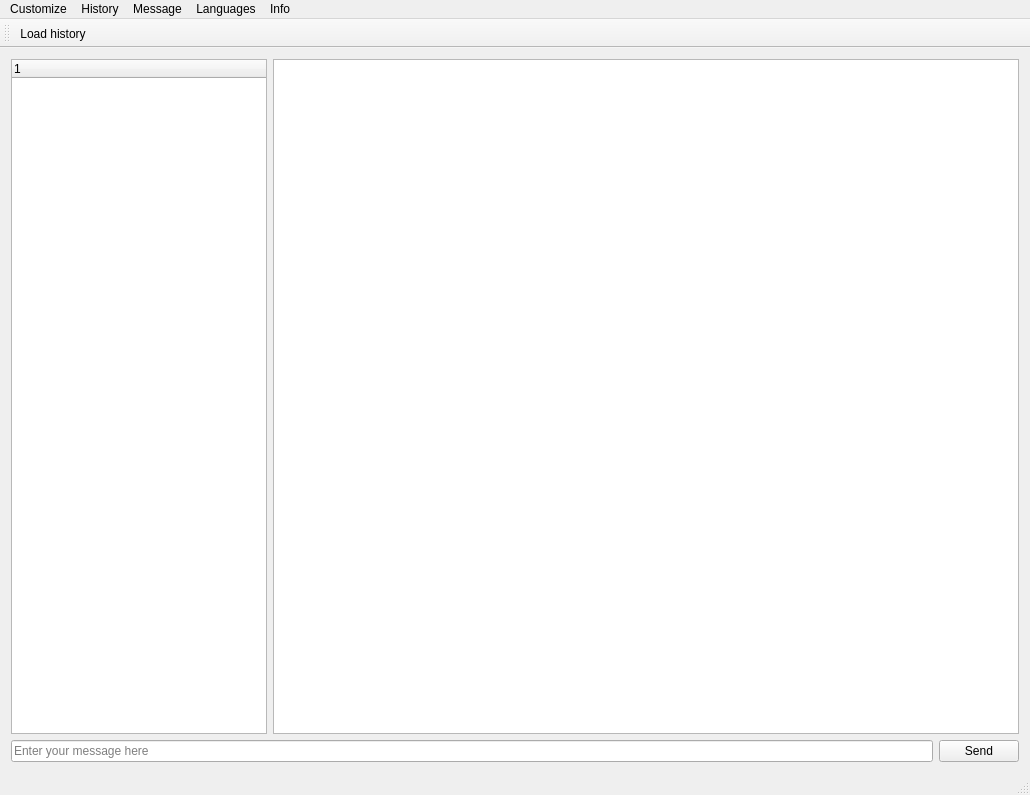
<?xml version="1.0" encoding="UTF-8"?>
<ui version="4.0">
 <class>ChatWindow</class>
 <widget class="QMainWindow" name="ChatWindow">
  <property name="geometry">
   <rect>
    <x>0</x>
    <y>0</y>
    <width>1030</width>
    <height>795</height>
   </rect>
  </property>
  <property name="windowTitle">
   <string extracomment="by tia">chApp</string>
  </property>
  <widget class="QWidget" name="centralWidget">
   <layout class="QGridLayout" name="gridLayout_2">
    <item row="0" column="0">
     <layout class="QGridLayout" name="gridLayout">
      <item row="1" column="1">
       <widget class="QPushButton" name="sendButton">
        <property name="text">
         <string>Send</string>
        </property>
       </widget>
      </item>
      <item row="1" column="0">
       <layout class="QHBoxLayout" name="horizontalLayout_2">
        <item>
         <widget class="QLineEdit" name="messageInput">
          <property name="placeholderText">
           <string>Enter your message here</string>
          </property>
         </widget>
        </item>
       </layout>
      </item>
      <item row="0" column="0" colspan="2">
       <layout class="QHBoxLayout" name="horizontalLayout" stretch="0,75">
        <item>
         <widget class="QTreeWidget" name="roomTree">
          <column>
           <property name="text">
            <string/>
           </property>
          </column>
         </widget>
        </item>
        <item>
         <widget class="QTextBrowser" name="messageHistory">
          <property name="font">
           <font>
            <family>Geeza Pro</family>
            <pointsize>15</pointsize>
           </font>
          </property>
          <property name="mouseTracking">
           <bool>false</bool>
          </property>
          <property name="acceptDrops">
           <bool>false</bool>
          </property>
          <property name="autoFillBackground">
           <bool>true</bool>
          </property>
          <property name="acceptRichText">
           <bool>false</bool>
          </property>
         </widget>
        </item>
       </layout>
      </item>
     </layout>
    </item>
   </layout>
  </widget>
  <widget class="QMenuBar" name="menuBar">
   <property name="geometry">
    <rect>
     <x>0</x>
     <y>0</y>
     <width>1030</width>
     <height>19</height>
    </rect>
   </property>
   <widget class="QMenu" name="menuCustomize">
    <property name="title">
     <string>Customize</string>
    </property>
    <widget class="QMenu" name="menuChange_theme">
     <property name="title">
      <string>Change theme</string>
     </property>
     <addaction name="actionDark"/>
     <addaction name="actionDefault"/>
     <addaction name="actionchApp"/>
     <addaction name="actionMonokai"/>
     <addaction name="actionLight"/>
     <addaction name="actionImage"/>
     <addaction name="actionRadiance"/>
    </widget>
    <widget class="QMenu" name="menuChange_font">
     <property name="title">
      <string>Change font</string>
     </property>
     <widget class="QMenu" name="menuSize">
      <property name="title">
       <string>Size</string>
      </property>
      <addaction name="action13"/>
      <addaction name="action15"/>
      <addaction name="action20"/>
      <addaction name="action25"/>
     </widget>
     <addaction name="menuSize"/>
    </widget>
    <widget class="QMenu" name="menuChange_smiley_size">
     <property name="title">
      <string>Change smiley size</string>
     </property>
     <addaction name="action13_2"/>
     <addaction name="action15_2"/>
     <addaction name="action20_2"/>
     <addaction name="action25_2"/>
    </widget>
    <addaction name="menuChange_theme"/>
    <addaction name="menuChange_font"/>
    <addaction name="menuChange_smiley_size"/>
   </widget>
   <widget class="QMenu" name="menuHistory">
    <property name="title">
     <string>History</string>
    </property>
    <addaction name="actionLoad_history"/>
   </widget>
   <widget class="QMenu" name="menuMessage">
    <property name="title">
     <string>Message</string>
    </property>
    <addaction name="actionPrevious_message"/>
   </widget>
   <widget class="QMenu" name="menuLanguages">
    <property name="title">
     <string>Languages</string>
    </property>
    <addaction name="actionEnglish"/>
    <addaction name="actionRussian"/>
    <addaction name="actionUkrainian"/>
   </widget>
   <widget class="QMenu" name="menuAbout">
    <property name="title">
     <string>Info</string>
    </property>
    <addaction name="actionAbout"/>
   </widget>
   <addaction name="menuCustomize"/>
   <addaction name="menuHistory"/>
   <addaction name="menuMessage"/>
   <addaction name="menuLanguages"/>
   <addaction name="menuAbout"/>
  </widget>
  <widget class="QToolBar" name="mainToolBar">
   <property name="iconSize">
    <size>
     <width>21</width>
     <height>21</height>
    </size>
   </property>
   <property name="floatable">
    <bool>true</bool>
   </property>
   <attribute name="toolBarArea">
    <enum>TopToolBarArea</enum>
   </attribute>
   <attribute name="toolBarBreak">
    <bool>false</bool>
   </attribute>
   <addaction name="actionLoad_history"/>
  </widget>
  <widget class="QStatusBar" name="statusBar"/>
  <action name="actionSetColorscheme">
   <property name="checkable">
    <bool>true</bool>
   </property>
   <property name="text">
    <string>Change color</string>
   </property>
  </action>
  <action name="actionDark">
   <property name="text">
    <string>Dark</string>
   </property>
  </action>
  <action name="actionDefault">
   <property name="text">
    <string>Default</string>
   </property>
  </action>
  <action name="actionChatty">
   <property name="text">
    <string>Chatty</string>
   </property>
  </action>
  <action name="actionCezch">
   <property name="text">
    <string>Czech</string>
   </property>
  </action>
  <action name="action13">
   <property name="text">
    <string>13</string>
   </property>
  </action>
  <action name="action15">
   <property name="text">
    <string>15</string>
   </property>
  </action>
  <action name="action20">
   <property name="text">
    <string>20</string>
   </property>
  </action>
  <action name="action25">
   <property name="text">
    <string>25</string>
   </property>
  </action>
  <action name="actionLoad_history">
   <property name="icon">
    <iconset resource="myResources.qrc">
     <normaloff>:/image/image/envelope.png</normaloff>:/image/image/envelope.png</iconset>
   </property>
   <property name="text">
    <string>Load history</string>
   </property>
   <property name="toolTip">
    <string>Load one more day of history</string>
   </property>
  </action>
  <action name="action13_2">
   <property name="text">
    <string>13</string>
   </property>
  </action>
  <action name="action15_2">
   <property name="text">
    <string>15</string>
   </property>
  </action>
  <action name="action20_2">
   <property name="text">
    <string>20</string>
   </property>
  </action>
  <action name="action25_2">
   <property name="text">
    <string>25</string>
   </property>
  </action>
  <action name="actionNiklas">
   <property name="text">
    <string>Nikki</string>
   </property>
  </action>
  <action name="actionPrevious_message">
   <property name="text">
    <string>Insert previous message</string>
   </property>
   <property name="shortcut">
    <string>Up</string>
   </property>
  </action>
  <action name="actionNikki_Beach">
   <property name="text">
    <string>Nikki Beach</string>
   </property>
  </action>
  <action name="actionShe_squats_bro">
   <property name="text">
    <string>They Squat Bro</string>
   </property>
  </action>
  <action name="actionchApp">
   <property name="text">
    <string>chApp</string>
   </property>
  </action>
  <action name="actionMonokai">
   <property name="text">
    <string>Monokai</string>
   </property>
  </action>
  <action name="actionLight">
   <property name="text">
    <string>Light</string>
   </property>
  </action>
  <action name="actionImage">
   <property name="text">
    <string>Image</string>
   </property>
  </action>
  <action name="actionRadiance">
   <property name="text">
    <string>Radiance</string>
   </property>
  </action>
  <action name="actionEnglish">
   <property name="text">
    <string>English</string>
   </property>
  </action>
  <action name="actionRussian">
   <property name="text">
    <string>Russian</string>
   </property>
  </action>
  <action name="actionUkrainian">
   <property name="text">
    <string>Ukrainian</string>
   </property>
  </action>
  <action name="actionAbout">
   <property name="text">
    <string>About</string>
   </property>
  </action>
  <action name="actionContact_Developer">
   <property name="text">
    <string>Contact Developer</string>
   </property>
  </action>
 </widget>
 <layoutdefault spacing="6" margin="11"/>
 <tabstops>
  <tabstop>messageHistory</tabstop>
 </tabstops>
 <resources>
  <include location="myResources.qrc"/>
 </resources>
 <connections/>
</ui>
